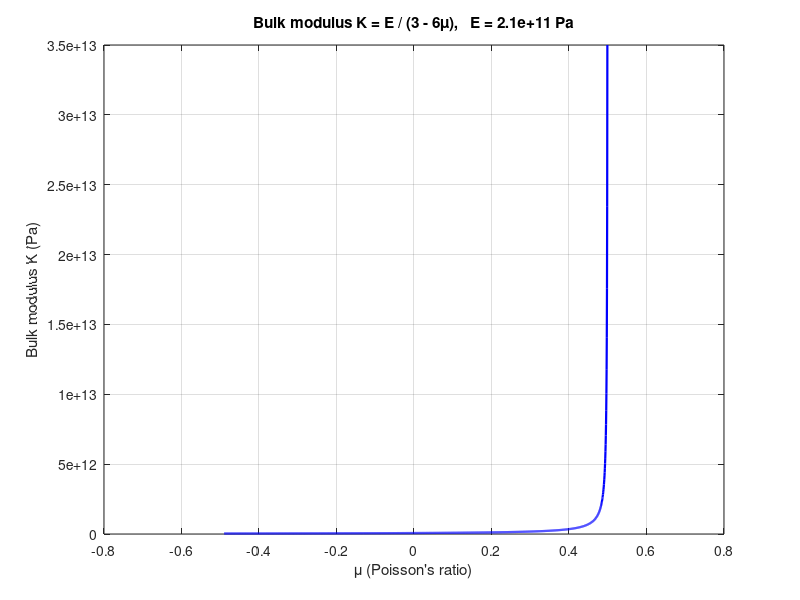
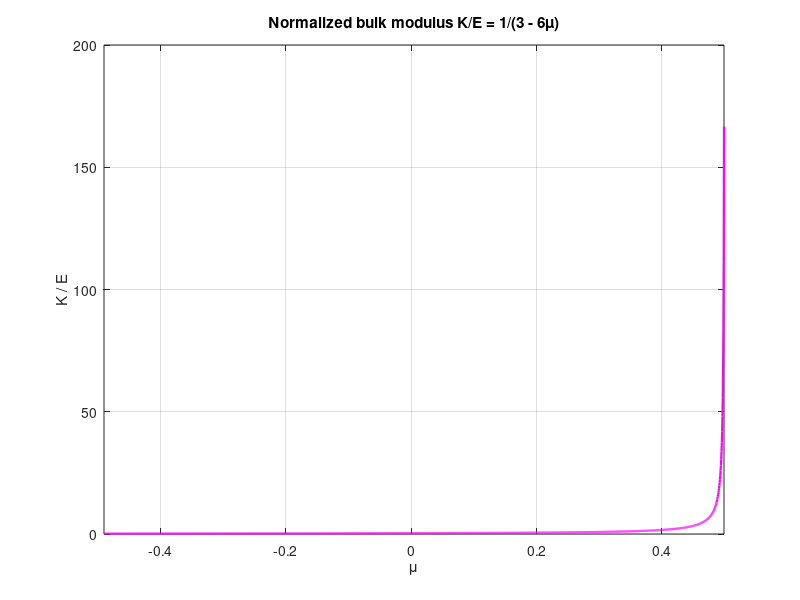

Reproduce these figures in MATLAB, in order.

E = 210e9;                % Young's modulus E (Pa) - change as needed
mu = linspace(-0.49, 0.499, 2000); % Poisson's ratio range (avoid 0.5)
K = E ./ (3 - 6*mu);     % Bulk modulus K

% Mask close-to-singularity values for clean plotting
mask = abs(3 - 6*mu) > 1e-6;
mu_plot = mu(mask);
K_plot  = K(mask);

% Plot K (Pa) vs mu
figure()
plot(mu_plot, K_plot, 'b-', 'LineWidth', 1.6)
grid on
xlabel('\mu (Poisson''s ratio)')
ylabel('Bulk modulus K (Pa)')
title(sprintf('Bulk modulus K = E / (3 - 6\\mu),   E = %.3g Pa', E))

% Secondary figure: K normalized by E
figure()
plot(mu_plot, K_plot./E, 'm-', 'LineWidth', 1.6)
grid on
xlabel('\mu')
ylabel('K / E')
title('Normalized bulk modulus K/E = 1/(3 - 6\mu)')
xlim([min(mu_plot), max(mu_plot)])
